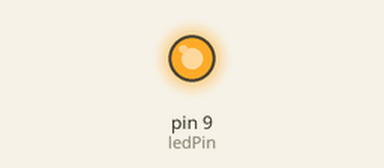
The sketch below on a simulated Arduino Uno, built with avr-gcc and run on an emulated ATmega328P. Parts: output pins drawn as LEDs (lit = HIGH).

Above: at 1.0 s.
At 3.0 s:
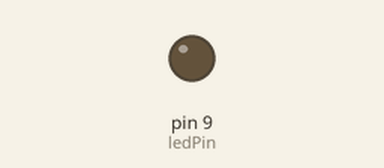
Timing chart, 0 to 5.2 s (numbered marks = the images above):
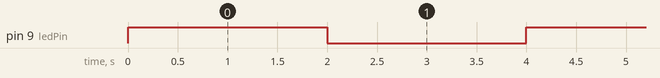

Measured:
- by itself, pin 9 (ledPin): alternates HIGH for 2.0 s and LOW for 2.0 s

The sketch:

piscaled.ino
```cpp
int ledPin = 9;

void setup() {
pinMode(ledPin, OUTPUT);
}
void loop() {
digitalWrite(ledPin, HIGH);//Coloca led em alto nível (5V)
delay(2000);//Espera 1000 milissegundos (2 segundo)
digitalWrite(ledPin, LOW);//Coloca led em baixo nível (0V)
delay(2000);//Espera 1000 milissegundos (2 segundo)
}
```

projeto_piscar_led.c
```cpp
int ledPin = 9;

void setup() {
pinMode(ledPin, OUTPUT);
}
void loop() {
digitalWrite(ledPin, HIGH);//Coloca led em alto nível (5V)
delay(2000);//Espera 1000 milissegundos (2 segundo)
digitalWrite(ledPin, LOW);//Coloca led em baixo nível (0V)
delay(2000);//Espera 1000 milissegundos (2 segundo)
}
```
